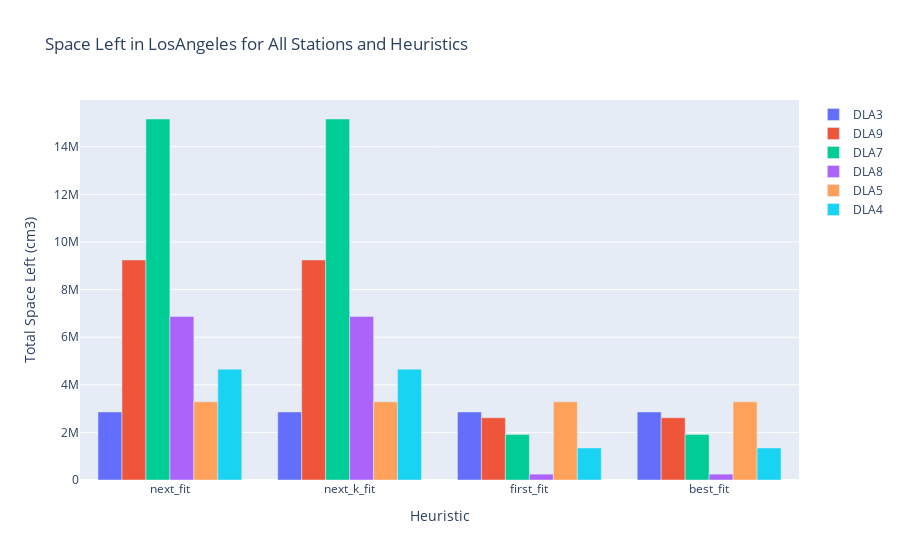
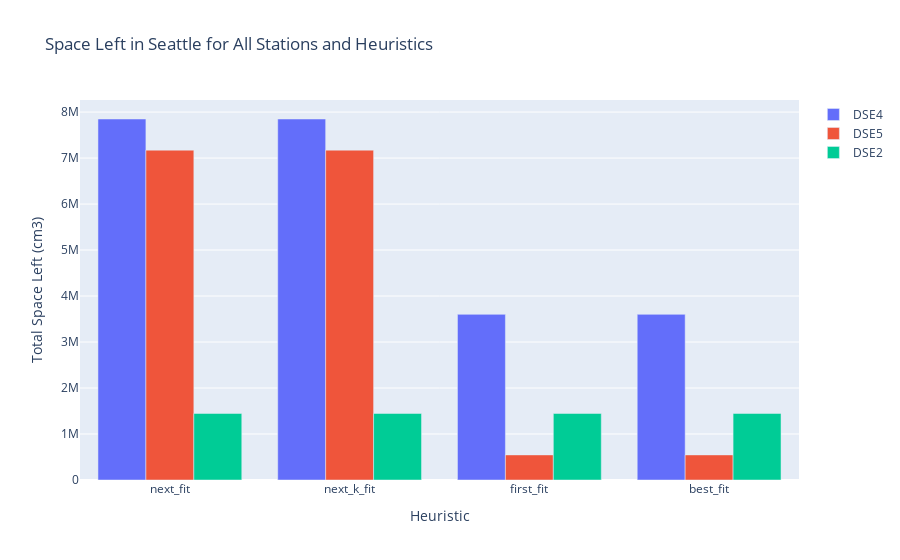
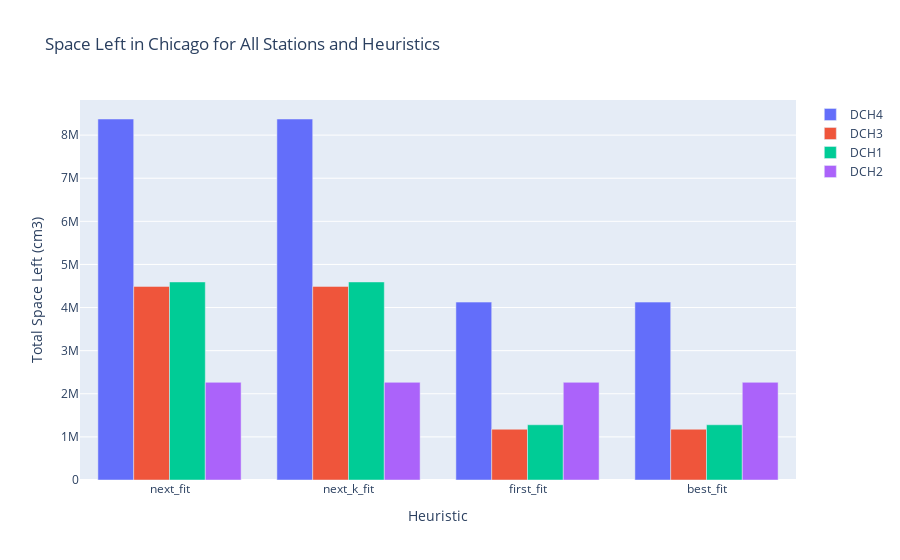
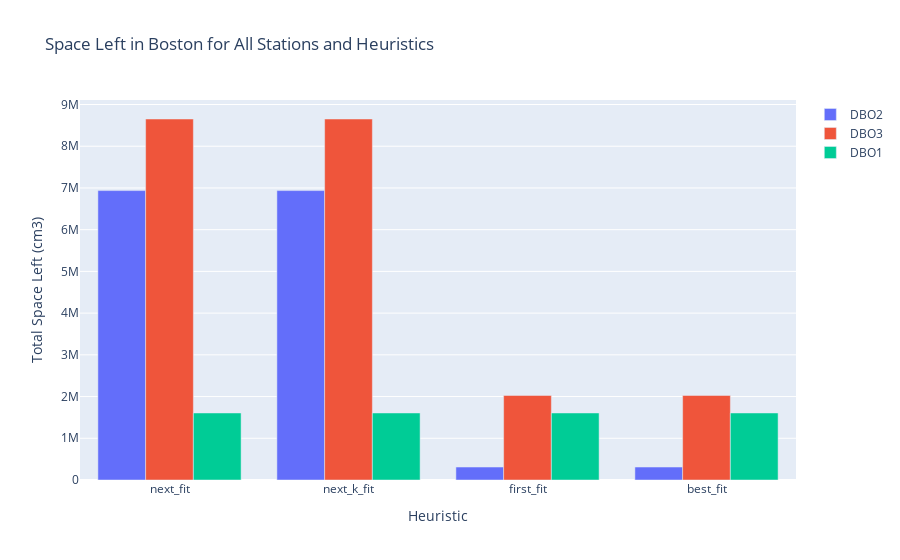

These figures' notebook cell, in order:
### Markdown cell above
Now that the dataframe is created, a graph with the results for each station wil be constructed for each city. As one can see, the best fit heuristic produces the best outcome.

### Code cell
# Get a list of unique cities
cities = df_solutions['City'].unique()

# Define colors for each heuristic
heuristic_colors = {
    'next_fit': 'blue',
    'next_k_fit': 'red',
    'first_fit': 'green',
    'best_fit': 'purple'
}

# Create a function to generate the interactive plots
def plot_city(city):
    city_data = df_solutions[df_solutions['City'] == city]

    stations = city_data['Station'].unique()

    fig = go.Figure()

    for station in stations:
        station_data = city_data[city_data['Station'] == station]
        
        bar_data = [station_data[station_data['Heuristic'] == heuristic]['Total space left in cm3'].values[0] for heuristic in heuristic_colors]
        
        fig.add_trace(
            go.Bar(
                x=list(heuristic_colors.keys()),
                y=bar_data,
                name=station
            )
        )

    fig.update_layout(
        barmode='group',
        title=f'Space Left in {city} for All Stations and Heuristics',
        xaxis_title='Heuristic',
        yaxis_title='Total Space Left (cm3)'
    )

    fig.show()

# Create a plot for each city
for city in cities:
    plot_city(city)

### Figure 1 — Plotly figure (JSON) as saved in the notebook; plotly's stock layout.template omitted (floating-point values rounded to 4 significant figures)
{"data": [{"name": "DLA3", "type": "bar", "x": ["next_fit", "next_k_fit", "first_fit", "best_fit"], "y": [2858000.0, 2858000.0, 2858000.0, 2858000.0]}, {"name": "DLA9", "type": "bar", "x": ["next_fit", "next_k_fit", "first_fit", "best_fit"], "y": [9243000.0, 9243000.0, 2617000.0, 2617000.0]}, {"name": "DLA7", "type": "bar", "x": ["next_fit", "next_k_fit", "first_fit", "best_fit"], "y": [15170000.0, 15170000.0, 1914000.0, 1914000.0]}, {"name": "DLA8", "type": "bar", "x": ["next_fit", "next_k_fit", "first_fit", "best_fit"], "y": [6873000.0, 6873000.0, 247200.0, 247200.0]}, {"name": "DLA5", "type": "bar", "x": ["next_fit", "next_k_fit", "first_fit", "best_fit"], "y": [3284000.0, 3284000.0, 3284000.0, 3284000.0]}, {"name": "DLA4", "type": "bar", "x": ["next_fit", "next_k_fit", "first_fit", "best_fit"], "y": [4658000.0, 4658000.0, 1345000.0, 1345000.0]}], "layout": {"barmode": "group", "title": {"text": "Space Left in LosAngeles for All Stations and Heuristics"}, "xaxis": {"title": {"text": "Heuristic"}}, "yaxis": {"title": {"text": "Total Space Left (cm3)"}}}}

### Figure 2 — Plotly figure (JSON) as saved in the notebook; plotly's stock layout.template omitted (floating-point values rounded to 4 significant figures)
{"data": [{"name": "DSE4", "type": "bar", "x": ["next_fit", "next_k_fit", "first_fit", "best_fit"], "y": [7849000.0, 7849000.0, 3602000.0, 3602000.0]}, {"name": "DSE5", "type": "bar", "x": ["next_fit", "next_k_fit", "first_fit", "best_fit"], "y": [7172000.0, 7172000.0, 545600.0, 545600.0]}, {"name": "DSE2", "type": "bar", "x": ["next_fit", "next_k_fit", "first_fit", "best_fit"], "y": [1446000.0, 1446000.0, 1446000.0, 1446000.0]}], "layout": {"barmode": "group", "title": {"text": "Space Left in Seattle for All Stations and Heuristics"}, "xaxis": {"title": {"text": "Heuristic"}}, "yaxis": {"title": {"text": "Total Space Left (cm3)"}}}}

### Figure 3 — Plotly figure (JSON) as saved in the notebook; plotly's stock layout.template omitted (floating-point values rounded to 4 significant figures)
{"data": [{"name": "DCH4", "type": "bar", "x": ["next_fit", "next_k_fit", "first_fit", "best_fit"], "y": [8374000.0, 8374000.0, 4126000.0, 4126000.0]}, {"name": "DCH3", "type": "bar", "x": ["next_fit", "next_k_fit", "first_fit", "best_fit"], "y": [4491000.0, 4491000.0, 1178000.0, 1178000.0]}, {"name": "DCH1", "type": "bar", "x": ["next_fit", "next_k_fit", "first_fit", "best_fit"], "y": [4594000.0, 4594000.0, 1281000.0, 1281000.0]}, {"name": "DCH2", "type": "bar", "x": ["next_fit", "next_k_fit", "first_fit", "best_fit"], "y": [2266000.0, 2266000.0, 2266000.0, 2266000.0]}], "layout": {"barmode": "group", "title": {"text": "Space Left in Chicago for All Stations and Heuristics"}, "xaxis": {"title": {"text": "Heuristic"}}, "yaxis": {"title": {"text": "Total Space Left (cm3)"}}}}

### Figure 4 — Plotly figure (JSON) as saved in the notebook; plotly's stock layout.template omitted (floating-point values rounded to 4 significant figures)
{"data": [{"name": "DBO2", "type": "bar", "x": ["next_fit", "next_k_fit", "first_fit", "best_fit"], "y": [6936000.0, 6936000.0, 310300.0, 310300.0]}, {"name": "DBO3", "type": "bar", "x": ["next_fit", "next_k_fit", "first_fit", "best_fit"], "y": [8652000.0, 8652000.0, 2026000.0, 2026000.0]}, {"name": "DBO1", "type": "bar", "x": ["next_fit", "next_k_fit", "first_fit", "best_fit"], "y": [1606000.0, 1606000.0, 1606000.0, 1606000.0]}], "layout": {"barmode": "group", "title": {"text": "Space Left in Boston for All Stations and Heuristics"}, "xaxis": {"title": {"text": "Heuristic"}}, "yaxis": {"title": {"text": "Total Space Left (cm3)"}}}}
